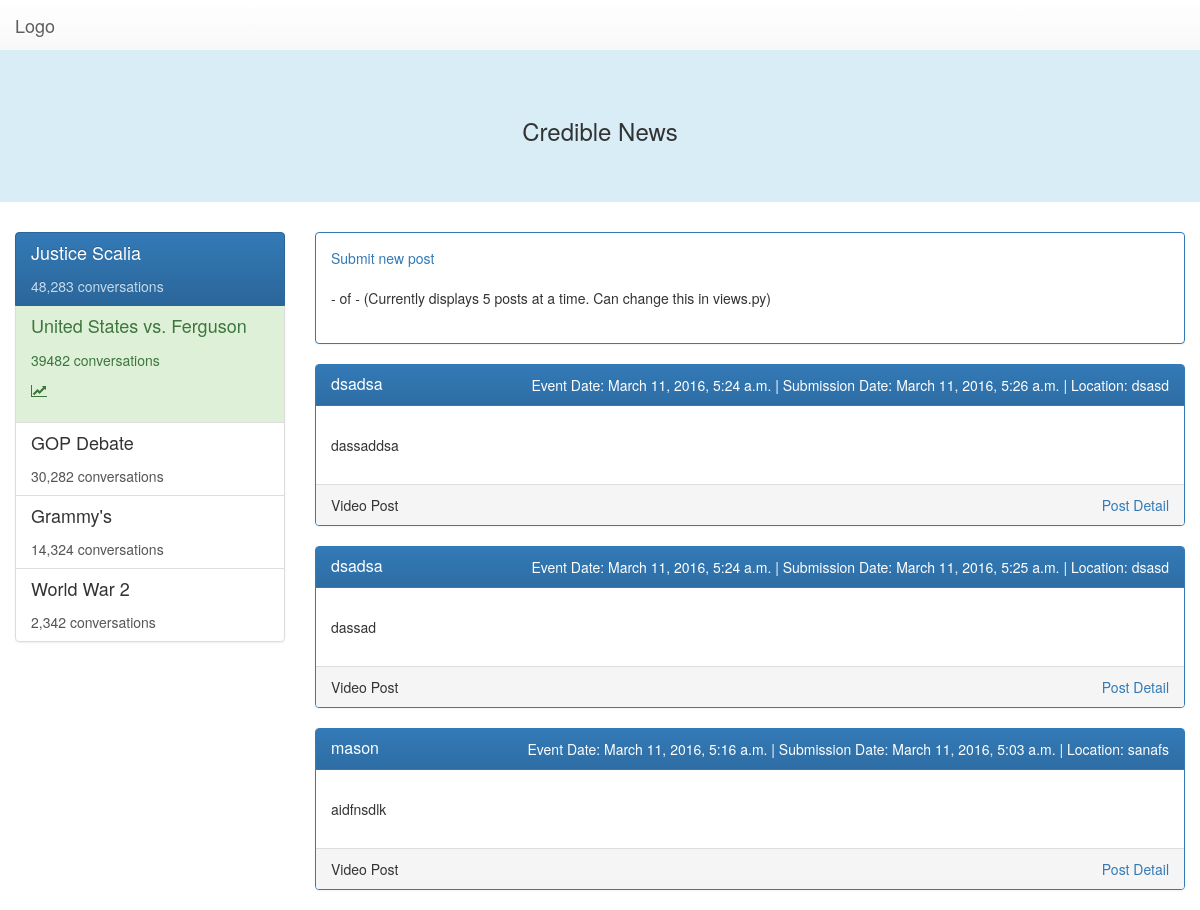
The app's page /posts/, older data.
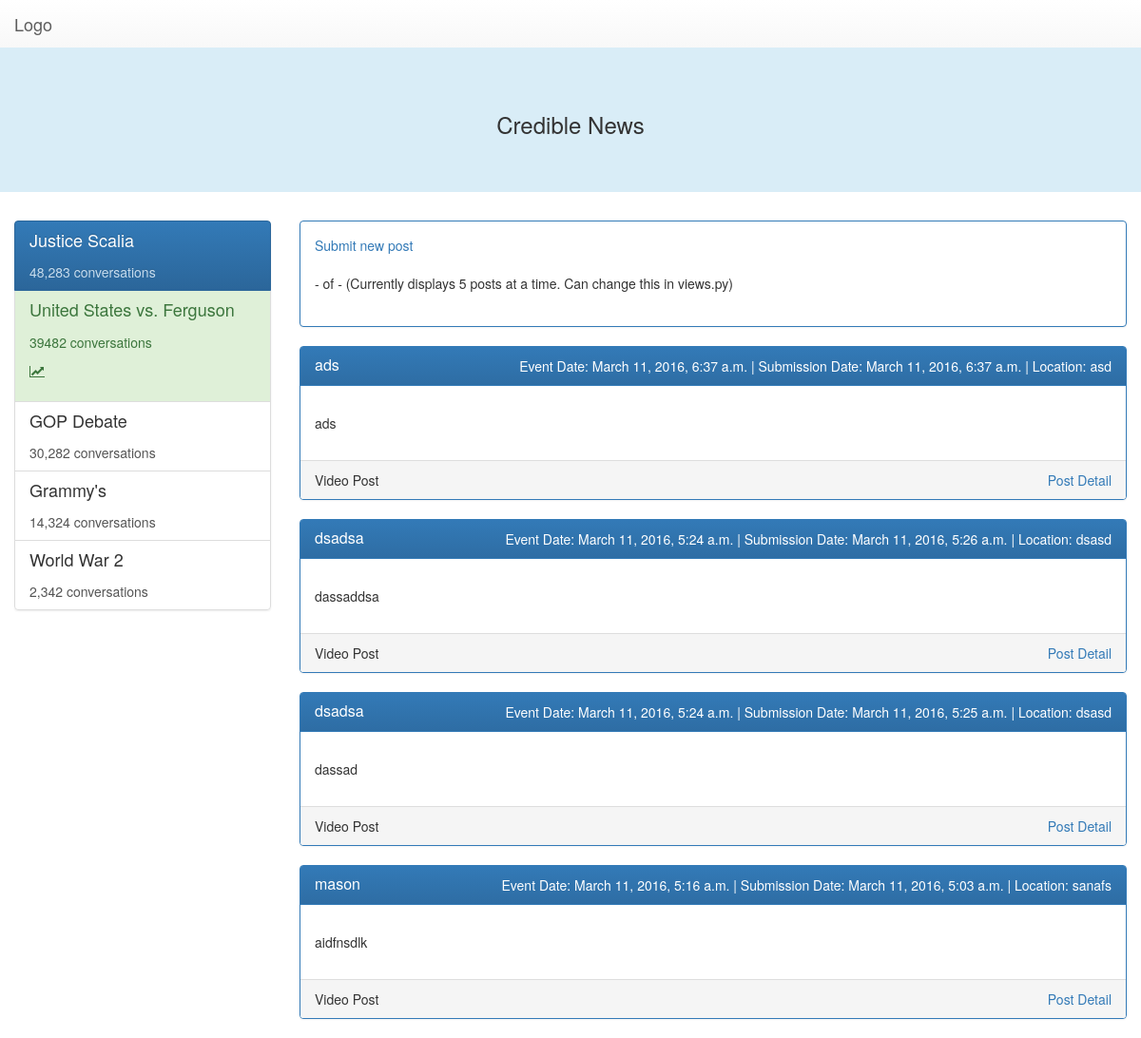
The same page, newer data.
### posts/models.py (models this page shows, shortened)
class Post(models.Model):
    title = models.CharField(max_length=140)
    event_date = models.DateTimeField(default=datetime.datetime.now)
    sub_date = models.DateTimeField(default=datetime.datetime.now)
    location = models.CharField(max_length=140)
    text = models.TextField()
    VIDEO = 'VP' # Video Post
    PHOTO = 'PP' # Single photo
    POST_TYPE_CHOICES = (
        ('VP', 'Video Post'),
        ('PP', 'Photo Post'),
    )
    post_type = models.CharField(max_length=2, choices=POST_TYPE_CHOICES,
                                blank=False, default='AP')
    url = models.URLField(null=True, blank=True)
    photo = models.ImageField(null=True, blank=True)
    def get_absolute_url(self):
        return reverse('posts:detail', kwargs={'post_id': self.id})
    def get_tags_by_post(self):
        return Tag.objects.filter(post=self)

### posts/views.py (the view)
def index(request):
    all_posts = Post.objects.all().order_by('-event_date')
    paginator = Paginator(all_posts, 5) # Show 5 posts per page
    page_num = request.GET.get('page')
    try:
        paginated_posts = paginator.page(page_num)
    except PageNotAnInteger:
        paginated_posts = paginator.page(1)
    except EmptyPage:
        paginated_posts = paginator.page(paginator.num_pages)
    context = {
        'latest_post_list': all_posts,
        'tag_map': {post.id : post.get_tags_by_post() for post in paginated_posts}
    }
    return render(request, 'posts/index.html', context)

### posts/templates/posts/index.html (shortened to what this page needs)
{% include "includes/head.html" %}
{% include "includes/header.html" %}
<main>
	<div class="container-fluid">
		<div class="row">
			<div class="col-md-3 col-sm-3" id="topics-container">
				<div class="list-group affix-pre" id="topics" data-clampedwidth="#topics-container">
					<a href="#" class="list-group-item active">
						<h4 class="list-group-item-heading">Justice Scalia</h4>
						<p class="list-group-item-text">48,283 conversations</p>
					</a>
					<a href="#" class="list-group-item list-group-item-success">
						<h4 class="list-group-item-heading">United States vs. Ferguson</h4>
						<p class="list-group-item-text">
							<p>39482 conversations</p>
							<p><i class="fa fa-line-chart hot-topic"></i></p>
						</p>
					</a>
					<a href="#" class="list-group-item">
						<h4 class="list-group-item-heading">GOP Debate</h4>
						<p class="list-group-item-text">30,282 conversations</p>
					</a>
					<a href="#" class="list-group-item">
						<h4 class="list-group-item-heading">Grammy's</h4>
						<p class="list-group-item-text">14,324 conversations</p>
					</a>
					<a href="#" class="list-group-item">
						<h4 class="list-group-item-heading">World War 2</h4>
						<p class="list-group-item-text">2,342 conversations</p>
					</a>
				</div>
			</div>
			<div class="col-md-9 col-sm-9">
				<div class="row">
					<div class="col-md-12 col-sm-12">
                        <div class="panel panel-primary">
							<div class="panel-body">
                                <a type="submit" href="{% url 'posts:create' %}">Submit new post</a>
                                <br/>
                                <div class="pagination">
                                    <span class="step-links">
                                        <span class="current">
                                            - {{ latest_post_list.number }} of {{ latest_post_list.paginator.num_pages }} -
                                        </span>
                                        (Currently displays 5 posts at a time. Can change this in views.py)
                                    </span>
                                </div>
                            </div>
                        </div>
                    </div>
                    {% if latest_post_list %}
						{% for post in latest_post_list %}
						<div class="col-md-12 col-sm-12">
							<div class="panel panel-primary">
								<div class="panel-heading clearfix">
									<h3 class="panel-title pull-left">{{ post.title }}</h3>
                                    <span class="pull-right">Event Date: {{ post.event_date }} | Submission Date: {{ post.sub_date }} | Location: {{ post.location }}</span>
								</div>
								<div class="panel-body">
									<p>{{ post.text }}</p>
								</div>
								<div class="panel-footer clearfix">
									<span class="pull-left">
										{{ post.get_post_type_display }}
									</span>
									<span class="pull-right">
	                                    <a href="{{ post.get_absolute_url }}">Post Detail</a>
									</span>
								</div>
							</div>
						</div>
						{% endfor %}
					{% else %}
					<div class="col-md-12 col-sm-12">
						<h3>No posts available</h3>
					</div>
					{% endif %}
				</div>
			</div>
		</div>
	</div>
</main>

### posts/templates/includes/head.html (shortened to what this page needs)
{% load staticfiles %}
<link href="{% static "css/bootstrap.min.css" %}" type="text/css" rel="stylesheet" />
<link href="{% static "css/bootstrap-theme.min.css" %}" type="text/css" rel="stylesheet" />
<link href="{% static "css/main.css" %}" type="text/css" rel="stylesheet" />
<link href="{% static "css/tag.css" %}" type="text/css" rel="stylesheet" />
<link rel="stylesheet" href="https://maxcdn.bootstrapcdn.com/font-awesome/4.5.0/css/font-awesome.min.css">

### posts/templates/includes/header.html
<nav class="navbar navbar-default navbar-static-top">
	<div class="container-fluid">
		<div class="navbar-header">
			<a class="navbar-brand" href="/posts">Logo</a>
		</div>
		<div class="collapse navbar-collapse">
			<ul class="nav navbar-nav">
				<li><a href="#"></a></li>
				<li><a href="#"></a></li>
				<li><a href="#"></a></li>
				<li><a href="#"></a></li>
			</ul>
		</div>
	</div>
</nav>
<header>
	<div class="jumbotron jumbotron-main">
		<div class="container-fluid text-center">
			<h3>Credible News</h3>
		</div>
	</div>
</header>

### posts/static/css/main.css (style rules this page uses)
p { margin: 1em 0; }
.navbar { box-shadow: none; border: none; margin: 0; }
.jumbotron-main { background: #D9EDF7; }

Row changes from the older to the newer data that the page shows:
added Post: title "ads", event_date "March 11, 2016, 6:37 a.m.", sub_date "March 11, 2016, 6:37 a.m.", location "asd", text "ads", post_type "Video Post"
